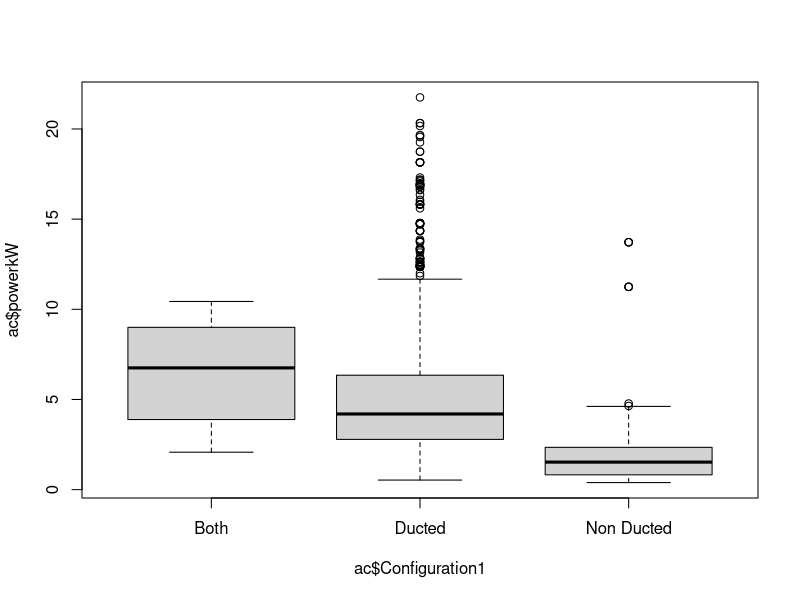
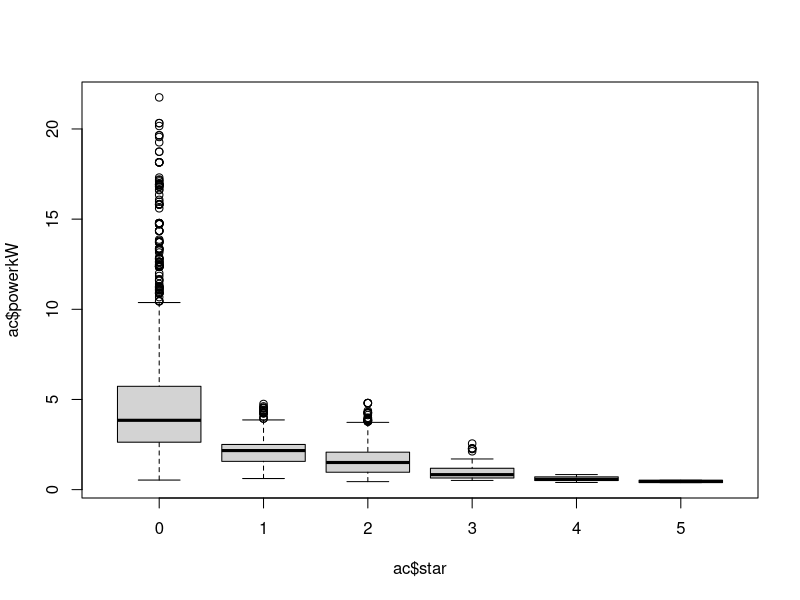

Reproduce these figures in R, in order. (Note: this script raises an error after producing the figures.)
## ---- chunk 1
library(magrittr)
library(dplyr)
## ---- chunk 2
## input kWs, - Only ratings given for years other than 2019 (the seasonal kWs ONLY has 2019 values)
## input kWs calc's as average of hot and cool:
## (var 80) Rated.cooling.power.input.kW "This is the rated power input at 35 °C (T1) at full capacity operation in watts." 
## (var 97) Rated.heating.power.input.kW "This is the rated power input at 7 °C (H1) at full capacity operation in watts."
## whole star ratings pre-2019, calc'd as average of hot and cool, re-scaled and rounded on 0-5 scale:
## (vars 44/45) Star2010_Cool "This is the value that determines the Energy Rating Label for cooling post 2010. Replaced for registrations under the 2019 Determination by the three “c_star_***”, below."
## sold in Aus
## reverse cycle only (not heating/cooling only)
## remove 7 star ratings (i think this is an error, there are only 2)
## assume zero star is a valid rating
## ADDITIONAL ATTRIBUTES: 
## Configuration1 - ducted or non-ducted

aircon <- read.csv("./data_raw/ac_2020_09_23.csv")
# aircon %>% names
# aircon[, c(9,49,54,57)] %>% summary #ducted/nonducted, countries sold, type, demand response
# aircon[, c(132:137,147:149,161:163)] %>% summary #total electricity use (kWh) for season **Not using as only records for 2019

ac <- aircon[which(aircon$Sold_in %in% names(table(aircon$Sold_in))[2:5] & 
                     aircon$Type == "Reverse Cycle"), c(9,80,97,44,45)]

# apply(ac, 1, function(x){any(is.na(x))}) %>% sum #number of rows with na's 1234
ac <- ac[!apply(ac, 1, function(x){any(is.na(x))}), ] #remove na rows
ac$app <- "aircon"
ac$app <- as.factor(ac$app)
##boxplot below shows similar dist of energy use for heating and cooling - justify aggregation
# boxplot(c(ac$Rated.cooling.power.input.kW, ac$Rated.heating.power.input.kW)~c(rep("cool", nrow(ac)), rep("heat", nrow(ac))))
ac$powerkW <- (ac$Rated.cooling.power.input.kW+ac$Rated.heating.power.input.kW)/2 #average power use of heat and cool
ac$star <- (ac$Star2010_Cool+ac$Star2010_Heat)/2 #average star rating of heat and cool
ac$star <- (ac$star/max(ac$star)*5) %>% round(0) #scale and round star rating from 0-5

# ac %>% summary
boxplot(ac$powerkW~ac$Configuration1)
boxplot(ac$powerkW~ac$star)
# hist(ac$powerkW)

ac <- ac[,c(6:8,1)]
write.csv(ac, "./data_clean/aircon.csv", row.names = FALSE)
# ac[,c(6:8,1)] %>% summary
## ---- chunk 3
aircon2 <- read.csv("./data_raw/cc_2020_09_23.csv")
# aircon2 %>% names

# aircon2[, c(15,21)] %>% summary
## 15 Rated.Power.Input - Rated effective electrical power input (kW)
## 21 Variable.output.compressor - "Indicates whether the Close Control Air Conditioner has a variable output compressor. Close control air-conditioner models with a "Variable Output Compressor" have a variable speed drive, which enables the compressor to run at a range of speeds from slow to fast, to match the output required."
## no star rating

cc <- aircon2[which(aircon2$Sold_in %in% names(table(aircon2$Sold_in))[c(1,2)]), c(15,21)]

cc$app <- "closed_control"
cc$app <- as.factor(cc$app)

cc$powerkW <- cc$Rated.Power.Input

# cc %>% summary 
boxplot(cc$powerkW~cc$Variable.output.compressor)

cc <- cc[,c(3,4,2)]
write.csv(cc, "./data_clean/aircon_closedcontrol.csv", row.names = FALSE)
## ---- chunk 4
## sold in Aus
## energy use reported as energy(kWs) per use based on (var 12) New.CEC "This is the current Comparative Energy Consumption of the product which is its nominal energy consumption expressed as kilowatt hours per years." - Kwh per 52 uses
## (var 14) New.Star "The current Star Rating for the appliance as found on the Energy Rating Label"
## stars scaled and rounded on 1-5 scale
## Average duration 212.3 mins
# mean(cd$Prog.Time)
## dryers only, not combination washer/dryer
## ADDITIONAL ATTRIBUTES: 
## Cap - capacity (kgs)
## Prog.Time - duration of cycle in minutes

dryer <- read.csv("./data_raw/cd_2020_09_23.csv")
# dryer %>% names

# dryer[, c(3,4,15,16,21,22)] %>% summary #capacity Kg, is combination washer/dryer?, setting, duration (mins), water consumption, type

dryer$powerkW <- dryer$New.CEC/52 #kws per use

cd <- dryer[which(dryer$Sold_in %in% names(table(dryer$Sold_in))[2:5] & dryer$Combination == "False"), c(14,33,3,16)]

cd$app <- "clothes_dryer"
cd$app <- as.factor(cd$app)
colnames(cd)[1] <- "star"
cd$star <- (cd$star/max(cd$star)*5) %>% round(0) #scale and round star rating from 0-5

# cd %>% summary
boxplot(cd$powerkW~cd$star)
plot(cd$powerkW~cd$Cap) ##Something weird happening with capacity? two trends
plot(cd$powerkW~cd$Prog.Time)

cd <- cd[,c(5,2,1,3,4)]
write.csv(cd, "./data_clean/clothes_dryer.csv", row.names = FALSE)
## ---- chunk 5
## Kws per use:
## 7 CEC_ "This is the current Comparative Energy Consumption for the product on warm wash expressed as kilowatt hours per years."
## - extra notes: "This is a comparative figure that indicates the amount of electricity used to operate the clothes washer 365 times (nominally 1 year's use) using a ‘normal’ or equivalent wash program and a minimum wash temperature of 35 degrees C at the start of the wash cycle."
## Average duration  mins
# mean(cw$Test.Prog.Time) #207.7 mins
## star ratings as-is, already on 0-5 scale (actually 1-5, again, is zero rating valid?)
## 39 New.Star "The current Star Rating for the appliance as found on the Energy Rating Label"
## only uses first drum, remove two drums? (haven't)
## notes and attribute names do not match
## only for warm wash
## one significant outlier (haven't removed)
## sold in Aus
## cec for warm wash
## washing only, no combination washer/dryer
## ADDITIONAL ATTRIBUTES: 
## internal.heater
## Prog.Time - duration of cycle in minutes
## Type - drum/non-drum

washer <- read.csv("./data_raw/cw_2020_09_23.csv")
# washer %>% names
# washer[, c(13,28,48,54,56,52)] %>% summary #combination washer/dryer, internal heater, standby power use, total water consumption, type, test program duration time,

washer$powerkW <- washer[,7]/365 #kws per use

cw <- washer[which(washer$Sold_in %in% names(table(washer$Sold_in))[2:5] & washer$Combination == "False"), c(39,80,28,56,52)]

cw$app <- "clothes_washer"
cw$app <- as.factor(cw$app)
colnames(cw)[1] <- "star"
cw$star <- cw$star %>% round(0) #round star rating from 0-5

# cw %>% summary
boxplot(cw$powerkW~cw$star)
boxplot(cw$powerkW~cw$internal_heater)
boxplot(cw$powerkW~cw$Type)
plot(cw$powerkW~cw$Test.Prog.Time)

cw <- cw[,c(6,2,1,3:5)]
write.csv(cw, "./data_clean/clothes_washer.csv", row.names = FALSE)
## ---- chunk 6
##doesnt give very accurate usage measure
##does my estimate match expectations?
## Kws per day based on yearly use:
## (var 10) Comparative.Energy.Consumption "This is the current Comparative Energy Consumption of the product which is it's nominal energy consumption expressed as kilowatt hours per years."
## - extra notes: "This is a comparative figure that indicates the amount of electricity used to operate the Computer Monitor over a typical year. It is based on testing conducted on the model to the relevant Australian Standard. This figure can be used as a guide to the typical running costs of a model. Multiply this figure by your electricity tariff to provide an estimate of the appliances running costs. The actual energy used and running costs will depend on how many hours per day you operate the Computer Monitor.
## star rating rescaled and rounded on 0-5 scale
## (var 13) Star.Rating "The current Star Rating for the appliance as found on the Energy Rating Label"
## sold in Aus
## ADDITIONAL ATTRIBUTES: 
## Screen.Size - diagonal (cm)
## Screen.Technology - LCD/LED/OLED

monitor <- read.csv("./data_raw/mo_2020_09_23.csv")
# monitor %>% names
# monitor[, c(8,9,11)] %>% summary #diag screen size (cm), screen tech, active standby power use

monitor$powerkW <- monitor[,10]/365 #use per day

mo <- monitor[which(monitor$Selling.Countries %in% names(table(monitor$Selling.Countries))[2:5]), c(13,20,8,9)]

mo$app <- "computer_monitor"
mo$app <- as.factor(mo$app)
colnames(mo)[1] <- "star"
mo$star <- (mo$star/max(mo$star)*5) %>% round(0) #scale and round star rating from 0-5
# mo %>% summary

boxplot(mo$powerkW~mo$star)
plot(mo$powerkW~mo$Screen.Size)
boxplot(mo$powerkW~mo$Screen.Technology)

mo <- mo[,c(5,2,1,3,4)]
write.csv(mo, "./data_clean/computer_monitor.csv", row.names = FALSE)
## ---- chunk 7
## kws per use:
## 4 CEC_ "This is the Comparative Energy Consumption of the product which is it's nominal energy consumption expressed as kilowatt hours per years."
## - extra notes: "This is a comparative figure that indicates the amount of electricity used to operate the dishwasher 365 times (nominally 1 year's use) using the nominated program. It is based on testing conducted on the model to the relevant Australian Standard and includes the electricity used by the washer during the cycle and energy used if any to heat water from the homes hot water service"
## average duration - 159.9 mins
# mean(dw$Prog.Time)
## star ratings scaled and rounded from 0-5
## 15 New.Star "The Star Rating for the appliance as found on the Energy Rating Label"
## sold in Aus
## only where program time >0
## remove 6 star ratings, 4 rows, all the same
## ADDITIONAL ATTRIBUTES: 
## Prog.Time - duration of cycle in minutes

dishwash <- read.csv("./data_raw/dw_2020_09_23.csv")
# dishwash %>% names

# dishwash[, c(5,19,21,24,25,26)] %>% summary #water connection type, program time, standby power use, total water consumption, type, water softener

dishwash$powerkW <- dishwash$CEC_/365 #energy per use (kws)

dw <- dishwash[which(dishwash$Sold_in %in% names(table(dishwash$Sold_in))[2:6] & 
                       dishwash$Prog.Time != 0 &
                       !dishwash$New.Star==6), c(15,38,19)]

dw$app <- "dishwasher"
dw$app <- as.factor(dw$app)
colnames(dw)[1] <- "star"
dw$star <- (dw$star/max(dw$star)*5) %>% round(0) #scale and round star rating from 0-5

# dw %>% summary
boxplot(dw$powerkW~dw$star)
plot(dw$powerkW~dw$Prog.Time)

dw <- dw[,c(4,2,1,3)]
write.csv(dw, "./data_clean/dishwasher.csv", row.names = FALSE)
## ---- chunk 8
## no notes for attributes
## do the per hour values match expected values?
## no star ratings
## energy use per day based on:
## 6 Decl.Stand.Heat rated declared heat loss "kwH/24h"
## no real idea how long a days worth of hot water actually represents...
## ADDITIONAL ATTRIBUTES: 
## adjust_temp - adjustable temperature?
## Gross.Store.Cap - storage capacity?
## Heating.Elements - number of heating elements

waterelec <- read.csv("./data_raw/hw_2020_09_23.csv")
# waterelec %>% names

# waterelec[, c(1,8,9,23)] %>% summary #adjust temp, Gross.Store.Cap, heating elements,type

waterelec$powerkW <- waterelec$Decl.Stand.Heat #Kws per day

# waterelec$powerkW %>% summary

hw <- waterelec[which(waterelec$Sold_in %in% names(table(waterelec$Sold_in))[2:5]), c(32,1,8,9)]
## sold in Aus

hw$app <- "hotwater_electric"
hw$app <- as.factor(hw$app)
# hw %>% summary

boxplot(hw$powerkW~hw$adjust_temp)
plot(hw$powerkW~hw$Gross.Store.Cap)
boxplot(hw$powerkW~hw$Heating.Elements)

hw <- hw[,c(5,1:4)]
write.csv(hw[,c(5,1:4)], "./data_clean/hotwater_electric.csv", row.names = FALSE)
## ---- chunk 9
## power use in kW per hour (converted from Watts):
## 8 nom_lamp_power "This is the total electrical input power (watts) required to operate the lamp"
## sold in Aus

incandescent <- read.csv("./data_raw/in_2020_09_23.csv")
# incandescent %>% names

# incandescent[, c(9:14,8)] %>% summary
## 9 avg_meas_lum_flux "This is a measure of the light output or nominal luminous flux of the lamp in lumens. The higher the value the greater the light output"
## 10 median_lamp_life "The claimed median lamp life in hours"
## 11 lumen_maintenance "This is a measure of the light output of the lamp measured at 75% of the rated lamp life and is expressed as a decimal proportion of the output when the lamp is new"
## 12 avg_meas_efficacy "The ratio of lamp light output (in lumens) to the electric power used by the lamp. The higher the value the more efficient the lamp"
## 13 inputvolt_min, 
## 14 inputvolt_max

incandescent$powerkW <- incandescent$nom_lamp_power/1000 #Kws per hour
# incandescent$powerkW %>% summary


il <- cbind("powerkW" = incandescent$powerkW[which(incandescent$SoldIn %in% names(table(incandescent$SoldIn))[2:4])], 
            "app" = rep("lights_incandescent")) %>% as.data.frame

il$app <- as.factor(il$app)
# il %>% summary

il <- il[,c(2,1)]
write.csv(il[,c(2,1)], "./data_clean/lights_incandescent.csv", row.names = FALSE)
## ---- chunk 10
## no notes, no idea what a lot of the attributes mean *rolls eyes*
## energy is kWs per hour, converted from Watts:
## 9 nom_watt "nominal lamp wattage"
## sold in Aus

flourescent <- read.csv("./data_raw/lf_2020_09_23.csv")
# flourescent %>% names

# flourescent[, c(4,8,10:16,27,9)] %>% summary
## 4 Lamp_Freq "nominal frequency"
## 8 nom_len "Nominal lamp length in mm."
## 10 Rated_CRI "Colour Rendering Index. A measure of the ability of the lamp to faithfully render colours. The higher the value (range = 0 to 100) the closer the colour rendering properties of the lamp match that of natural daylight (=100)."
## 11 Rated_IE "The ratio of lamp lumen output to the power dissipated in the lamp under specified conditions of measurement. Initial efficacy refers to the efficacy after 100 hours of operation of the lamp. The higher the value the more efficient the lamp."
## 12 Rated_IL ??
## 13 Rated_ILW ??
## 14 Rated_ME ??
## 15 Rated_ML ??
## 16 Rated_MLW ??
## 27 Nominal.Diameter..m. ??

flourescent$powerkW <- flourescent$nom_watt/1000 #Kws per hour

fl <- flourescent[which(flourescent$Sold_in %in% names(table(flourescent$Sold_in))[1:3]), c(1,28)]

fl$app <- "lights_flourescent_linear"
fl$app <- as.factor(fl$app)
# fl %>% summary

fl <- fl[,c(3,2)]
write.csv(fl, "./data_clean/lights_flourescent_linear.csv", row.names = FALSE)
## ---- chunk 11
## sold in aus
## Energy is kWs per hour converted from Watts
## 29 nom_lamp_power Watts
## removed lamp power of over 100 watts, seem to be outliers?
## ADDITIONAL ATTRIBUTES: 
## Sing_or_fam - covering?

compact <- read.csv("./data_raw/cf_2020_09_23.csv")
# compact %>% names

compact$powerkW <- compact$nom_lamp_power/1000 #Kws per hour

# compact$SoldIn %>% unique #outliers
# compact[which(compact$nom_lamp_power>100),]
cf <- compact[which(compact$SoldIn %in% names(table(compact$SoldIn))[c(2,3,4:7)] &
                      compact$nom_lamp_power<100), c(10,29)]

cf$app <- "lights_flourescent_compact"
cf$app <- as.factor(cf$app)

# cf %>% summary
boxplot(cf$powerkW~cf$Sing_or_fam)

cf <- cf[,c(3,2,1)]
write.csv(cf, "./data_clean/lights_flourescent_compact.csv", row.names = FALSE)
## ---- chunk 12
## only has pre-2010 star values in dataset...
## sold in Aus
## fridge/freezer type, not fridge only or freezer only
## has a star rating
## Energy reported as kWs per day, converted from yearly estimate
## 4 CEC_ "This is the Comparative Energy Consumption of the product which is it's nominal energy consumption expressed as kilowatt hours per years."
## - extra notes: "This is a comparative figure that indicates the amount of electricity used to operate the refrigerator or freezer over a typical year. It is based on testing conducted on the model to the relevant Australian Standard."
## stars scaled and rounded to 0-5 scale and whole number ratings
## 21 Star2009 "This is the value that determines the Energy Rating Label for the product prior to 2010"
## ADDITIONAL ATTRIBUTES: 
## Adaptive.Defrost
## Configuration
## Designation
## Tot.Vol - fridge volume

fridge <- read.csv("./data_raw/rf_2020_09_23.csv")
# fridge %>% names

# fridge[, c(1,8,11,29)] %>% summary #1 adaptive defrost, 8 configuration, 11 designation (type), 29 total volume

fridge$powerkW <- fridge[,4]/365 #energy per day (KW)

rf <- fridge[which(fridge$Sold_in %in% names(table(fridge$Sold_in))[2:6] & fridge$Designation == "Refrigerator/Freezer" & !is.na(fridge$Star2009)), c(21,45,1,8,29)]

rf$app <- "fridge_freezer"
rf$app <- as.factor(rf$app)
colnames(rf)[1] <- "star"
rf$star <- (rf$star/max(rf$star)*5) %>% round(0) #scale and round star rating from 0-5
# rf %>% names

boxplot(rf$powerkW~rf$star)
boxplot(rf$powerkW~rf$Adaptive.Defrost)
boxplot(rf$powerkW~rf$Configuration)
plot(rf$powerkW~rf$Tot.Vol)

rf <- rf[,c(6,2,1,3,4,5)]
write.csv(rf[,c(6,2,1,3:5)], "./data_clean/fridge_freezer.csv", row.names = FALSE)
## ---- chunk 13
## energy as kwH per day, based on assumed 10 hours per day
## 16 CEC - This is the current Comparative Energy Consumption of the product which is it's nominal energy consumption expressed as kilowatt hours per years.
## more notes: This is a comparative figure that indicates the amount of electricity used to operate the Television over a typical year (assuming 10 hours viewing per day). It is based on testing conducted on the model to the relevant Australian Standard.
## stars scaled and rounded to 0-5 scale and whole number ratings
## 22 Star2 - This is the actual star rating of the television.
## ADDITIONAL ATTRIBUTES:
## 28 Power.supply
## 29 Tuner.Type
## 7 screensize - The diagonal measurement of the screen in cm
## 9 Screen_Tech - This is the type of screen technology (LCD, Plasma, OLED, etc…)

telly <- read.csv("./data_raw/tv_2020_09_23.csv")
# telly %>% names

# telly[, c(7,9,13,16,22,28,29)] %>% summary #screensize, screen area, screen tech, aaverage power mode, cec, star, power supply, tuner type

telly$powerkW <- telly$CEC/365 #energy per day (KW) for assumed 10 hours viewing per day

tv <- telly[which(telly$SoldIn %in% names(table(telly$SoldIn))[c(1,4:6)]), c(22,32,7,9,28,29)]

tv$app <- "television"
tv$app <- as.factor(tv$app)
colnames(tv)[1] <- "star"
tv$star <- (tv$star/max(tv$star)*5) %>% round(0) #scale and round star rating from 0-5
# tv %>% summary

boxplot(tv$powerkW~tv$star)
plot(tv$powerkW~tv$screensize)
boxplot(tv$powerkW~tv$Screen_Tech)
boxplot(tv$powerkW~tv$Power.supply)
boxplot(tv$powerkW~tv$Tuner.Type)

tv <- tv[,c(7,2,1,3:6)]
write.csv(tv, "./data_clean/television.csv", row.names = FALSE)
## ---- chunk 14
## apps and their usage only
apps <- rbind(ac[,c(1,2)],cc[,c(1,2)],cd[,c(1,2)],
              cf[,c(1,2)],cw[,c(1,2)],dw[,c(1,2)],
              fl[,c(1,2)],hw[,c(1,2)],il[,c(1,2)],
              mo[,c(1,2)],rf[,c(1,2)],tv[,c(1,2)])
apps$powerkW <- apps$powerkW %>% as.numeric()

moreapps <- read.csv("./data_raw/apps_nonstar.csv")
# moreapps %>% summary
## ---- chunk 15
#KWs per hour
moreapps %>% 
  group_by(app) %>% 
  summarize(
  mean_kW = mean(watts/1000)) %>% rbind(
    
    (apps %>% 
  group_by(app) %>% 
  summarize(#min = min(powerkW),
            #q1 = quantile(powerkW, 0.25),
            #median = median(powerkW),
            mean_kW = mean(powerkW),
            #q3 = quantile(powerkW, 0.75),
            #max = max(powerkW)
            ) %>% arrange(app))
  )



## ---- chunk 16
## https://www.canstarblue.com.au/electricity/perth-electricity-prices/
## https://www.wa.gov.au/organisation/energy-policy-wa/household-electricity-pricing

baseCharge <- 28.8229 #synergy single rate tariff, charge per kWh (cents)

## variable rate per time of day
## using weekday shoulder use (7am and 3pm), weekend shoulder hours differ (7am and 9pm)
hourlyCharge <- data.frame("hour" = c(0:23),
                    "category" = c(rep("offPeak",7), rep("shoulder",8),
                                   rep("peak", 6), rep("offPeak", 3)),
                    "rateCentsPerHr" = c(rep(15.1002,7), rep(28.7076,8),
                                   rep(54.8142, 6), rep(15.1002, 3)))

supplyCharge <- 103.3263 #synergy charge per day (cents)
## ---- chunk 17
## https://www.environment.gov.au/system/files/resources/5a169bfb-f417-4b00-9b70-6ba328ea8671/files/national-greenhouse-accounts-factors-july-2017.pdf
## kg per kWh electricity

emissionFactor <- data.frame("location" = c("NSW", "ACT", "VIC", "QLD", "SA", "SWA", "NWA", "KatherineNT", "TAS", "NT"),
                             "factor" = c(0.83,0.83,1.08,0.79,0.49,0.7,0.62,0.59,0.14,0.64))
emissionFactor
